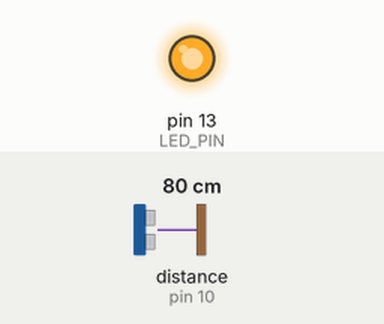
Simulated run of this sketch. Board: Arduino Uno, built with avr-gcc and run on an emulated ATmega328P. On the bench: output pins drawn as LEDs (lit = HIGH). Wiring (inferred from the names in the program): ultrasonic range finder: trigger pin 9; echo pin 10. The inputs (shaded band) are chosen by the test bench; at power-on: distance to the obstacle (sensor on pin 10) 80 cm. The echo pulse lasts 58.3 µs per cm; pins used as bus, display or sensor lines are not drawn; what the sketch prints to the serial monitor is not drawn.

Above: at 1.2 s.
1.3 s: distance to the obstacle (sensor on pin 10) set to 2 cm
4.3 s: distance to the obstacle (sensor on pin 10) set to 9 cm
Timing chart, 0 to 7.3 s (numbered marks = the images above; inputs shaded):
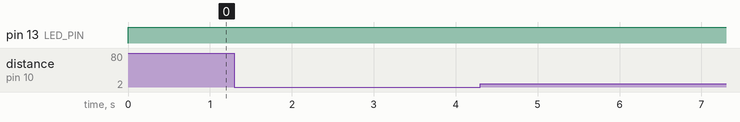

Measured:
- after the input at 1.3 s, every drawn part: stays the same
- after the input at 4.3 s, every drawn part: stays the same

The sketch:

sketch_sr04_r.ino
```cpp
/*
 * HC-SR04 受信専用Arduino
 * センサーBを接続
 */
#define trigPin_B 9
#define echoPin_B 10
#define LED_PIN 13

void setup() {
  Serial.begin(9600);
  pinMode(trigPin_B, OUTPUT);
  pinMode(echoPin_B, INPUT);
  pinMode(LED_PIN, OUTPUT);
  digitalWrite(LED_PIN, LOW);
}

void loop() {

  digitalWrite(trigPin_B, LOW);
  delayMicroseconds(2);
  digitalWrite(trigPin_B, HIGH);
  delayMicroseconds(10);
  digitalWrite(trigPin_B, LOW);

  // 2. 直後に受信待機を開始 (タイムアウトは25msに設定)
  // (もしセンサーAからの音が届けば、ここでdurationに値が入るはず)
  // (もし何も受信しなければ 0 になる)
  long duration = pulseIn(echoPin_B, HIGH, 110000);  // タイムアウトを110msに延長

  // 3. 判定
  if (duration > 0) {
    Serial.println("Recieved");
    digitalWrite(LED_PIN, HIGH);
  } else {
    Serial.println("Non-recieved");
    digitalWrite(LED_PIN, LOW);
  }

  // loop()がすぐに回りすぎないように少しだけ待つ
  delay(10);
}
```
